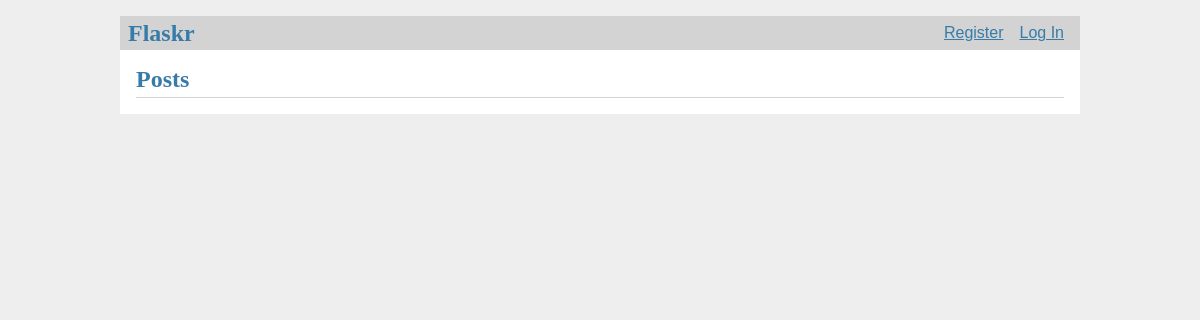
Before: / with the older database file.
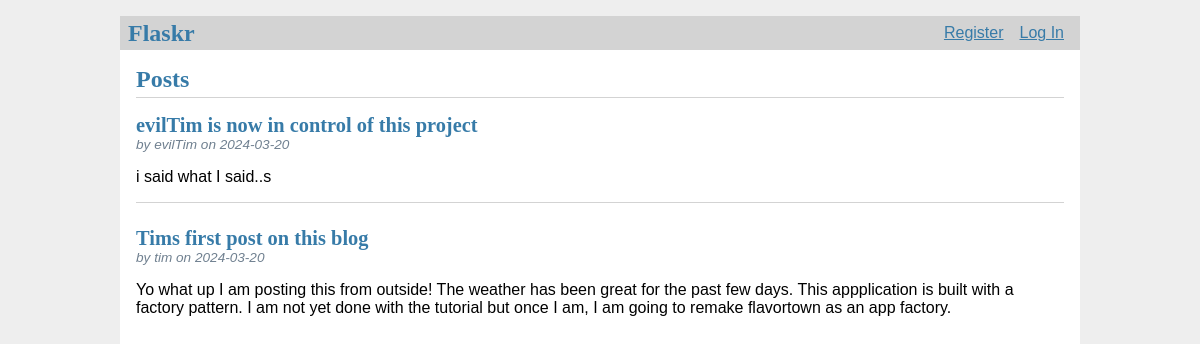
After: the same page with the newer database file.
### tables this page shows
CREATE TABLE post (
  id INTEGER PRIMARY KEY AUTOINCREMENT,
  author_id INTEGER NOT NULL,
  created TIMESTAMP NOT NULL DEFAULT CURRENT_TIMESTAMP,
  title TEXT NOT NULL,
  body TEXT NOT NULL,
  FOREIGN KEY (author_id) REFERENCES user (id)
);

CREATE TABLE user (
  id INTEGER PRIMARY KEY AUTOINCREMENT,
  username TEXT UNIQUE NOT NULL,
  password TEXT NOT NULL
);

### flaskr/blog.py (the view)
@bp.route('/')
def index():
    db = get_db()
    posts = db.execute(
        'SELECT p.id, title, body, created, author_id, username'
        ' FROM post p JOIN user u ON p.author_id = u.id'
        ' ORDER BY created DESC'
    ).fetchall()
    return render_template('blog/index.html', posts=posts)

### flaskr/auth.py (called while the page is built)
@bp.before_app_request
def load_logged_in_user():
    user_id = session.get('user_id')
    if user_id is None:
        g.user = None
    else:
        g.user = get_db().execute(
            'SELECT * FROM user WHERE id = ?', (user_id,)
        ).fetchone()

### flaskr/db.py (called while the page is built)
def get_db():
    if 'db' not in g:
        g.db = sqlite3.connect(
            current_app.config['DATABASE'],
            detect_types=sqlite3.PARSE_DECLTYPES
        )
        g.db.row_factory = sqlite3.Row
    return g.db

### flaskr/templates/blog/index.html (shortened to what this page needs)
{% extends 'base.html' %}
{% block header %}
  <h1>{% block title %}Posts{% endblock %}</h1>
{% endblock %}
{% block content %}
  {% for post in posts %}
    <article class="post">
      <header>
        <div>
          <h1>{{ post['title'] }}</h1>
          <div class="about">by {{ post['username'] }} on {{ post['created'].strftime('%Y-%m-%d') }}</div>
        </div>
      </header>
      <p class="body">{{ post['body'] }}</p>
    </article>
    {% if not loop.last %}
      <hr>
    {% endif %}
  {% endfor %}
{% endblock %}

### flaskr/templates/base.html (shortened to what this page needs)
<!doctype html>
<link rel="stylesheet" href="{{ url_for('static', filename='style.css') }}">
<nav>
  <h1>Flaskr</h1>
  <ul>
    {% if g.user %}
      <li><span>{{ g.user['username'] }}</span>
      <li><a href="{{ url_for('auth.logout') }}">Log Out</a>
    {% else %}
      <li><a href="{{ url_for('auth.register') }}">Register</a>
      <li><a href="{{ url_for('auth.login') }}">Log In</a>
    {% endif %}
  </ul>
</nav>
<section class="content">
  <header>
    {% block header %}{% endblock %}
  </header>
  {% block content %}{% endblock %}
</section>

### flaskr/static/style.css (style rules this page uses)
h1 { font-family: serif; color: #377ba8; margin: 1rem 0; }
a { color: #377ba8; }
hr { border: none; border-top: 1px solid lightgray; }
nav { background: lightgray; display: flex; align-items: center; padding: 0 0.5rem; }
nav h1 { flex: auto; margin: 0; }
nav ul { display: flex; list-style: none; margin: 0; padding: 0; }
nav ul li a, nav ul li span, header .action { display: block; padding: 0.5rem; }
.content { padding: 0 1rem 1rem; }
.content > header { border-bottom: 1px solid lightgray; display: flex; align-items: flex-end; }
.content > header h1 { flex: auto; margin: 1rem 0 0.25rem 0; }
.post > header { display: flex; align-items: flex-end; font-size: 0.85em; }
.post > header > div:first-of-type { flex: auto; }
.post > header h1 { font-size: 1.5em; margin-bottom: 0; }
.post .about { color: slategray; font-style: italic; }
.post .body { white-space: pre-line; }
.content:last-child { margin-bottom: 0; }

Changed rows visible on the page:
added post: title "evilTim is now in control of this project", username "evilTim", created "2024-03-20", body "i said what I said..s"
added post: title "Tims first post on this blog", username "tim", created "2024-03-20", body "Yo what up I am posting this from outside! The weather has been great for the past few days. This appplication is built with a factory pattern. I am not yet done with the tutorial but once I am, I am going to remake flavortown as an app factory."
